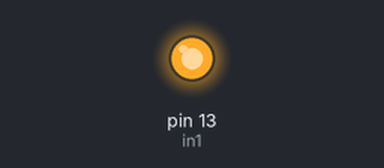
Recording of a sketch running on a simulated Arduino Uno, built with avr-gcc and run on an emulated ATmega328P. Shown: output pins drawn as LEDs (lit = HIGH).

Above: at 2.5 s.
At 7.5 s:
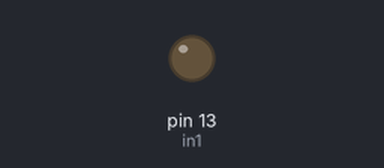
Timing chart, 0 to 13.0 s (numbered marks = the images above):
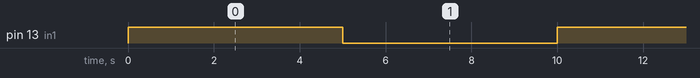

Measured:
- by itself, pin 13 (in1): alternates HIGH for 5.0 s and LOW for 5.0 s

The sketch:

relayTest.ino
```cpp
int in1 = 13;

void setup() {
  pinMode(in1, OUTPUT);
  //digitalWrite(in1, HIGH);
}


void loop() {
  digitalWrite(in1,HIGH);
  delay(5000);
  digitalWrite(in1, LOW);
  delay(5000);
}
```
